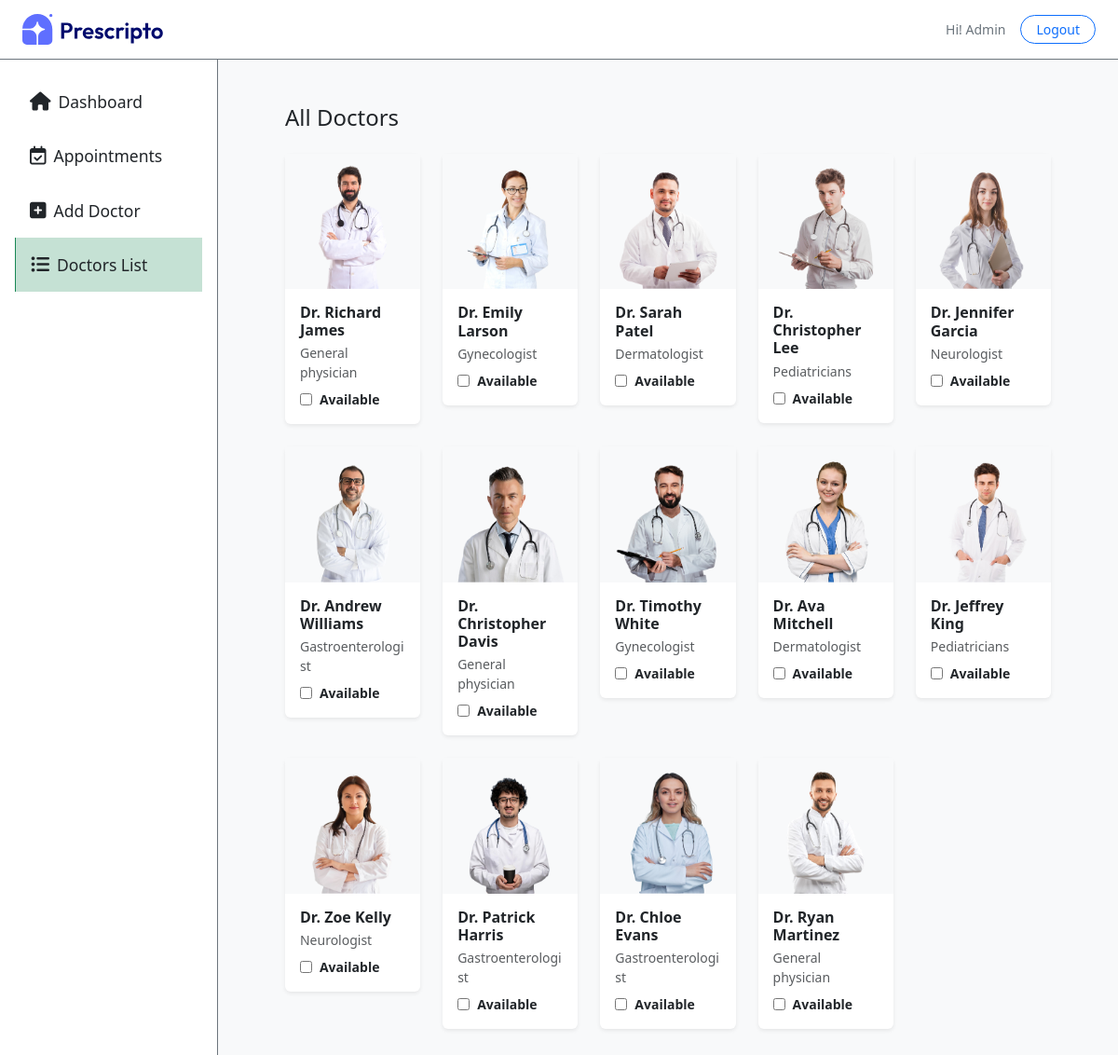
Page /doctor_list/ (signed in) on the committed database.
### appointment/models.py (models this page shows, shortened)
class Doctor(models.Model):
    image = models.ImageField(upload_to='doctor_image')
    name = models.CharField(max_length=100)
    email = models.EmailField()
    username = models.CharField(max_length=255, unique=True)
    password = models.CharField(max_length=100)
    experience = models.IntegerField()
    fees = models.FloatField()
    category = models.ForeignKey(Category, on_delete=models.CASCADE)
    degree = models.CharField(max_length=50)
    about = models.TextField()
    address = models.TextField()

class Category(models.Model):
    name = models.CharField(max_length=100)
    def __str__(self):
        return self.name

### appointment/views.py (the view)
# urls.py: path('doctor_list/', views.doctor_list, name='doctor_list'),
@login_required(login_url=('/dash_login'))
@staff_member_required
def doctor_list(request):
    doctors = Doctor.objects.all()
    return render(request, 'dashboard/doctor_list.html', {'doctors': doctors, 'action': 'doctor_list', "role" : "admin"})

### templates/dashboard/doctor_list.html
{% extends "dashboard/layout.html" %}
{% load static %}
{% block contant %}
    <section class='w-100 p-5 bg-light'>
        <h3 class='mb-4 fs-4 ms-4'>All Doctors</h3>
        <div class="row row-cols-2 row-cols-sm-5 g-4 px-4">
            {% for doctor in doctors %}
                <div class="col">
                    <div class="card border-0 rounded shadow-sm">
                        <div class="bg-light d-flex justify-content-center aaa" >
                        <img src="{{  doctor.image.url  }}" alt="Doctor" class="img-fluid"
                            style="width: 180px; object-fit: contain;">
                        </div>
                        <div class="card-body pb-3">
                            <h6 class="card-title fw-bold mb-1">{{ doctor.name }}</h6>
                            <p class="text-muted small mb-2">{{ doctor.category }}</p>
                            <div class='d-flex align-items-center'>
                                <input type="checkbox" name="available" class='active me-2' id="available">
                                <p class="small fw-bold m-0">
                                    Available
                                </p>
                            </div>
                        </div>
                    </div>
                </div>
            {% endfor %}
        </div>
    </section>
{% endblock %}

### rows in the picture
Doctor: image (picture), name "Dr. Richard James", category "General physician"
Doctor: image (picture), name "Dr. Emily Larson", category "Gynecologist"
Doctor: image (picture), name "Dr. Sarah Patel", category "Dermatologist"
Doctor: image (picture), name "Dr. Christopher Lee", category "Pediatricians"
Doctor: image (picture), name "Dr. Jennifer Garcia", category "Neurologist"
Doctor: image (picture), name "Dr. Andrew Williams", category "Gastroenterologist"
Doctor: image (picture), name "Dr. Christopher Davis", category "General physician"
Doctor: image (picture), name "Dr. Timothy White", category "Gynecologist"
Doctor: image (picture), name "Dr. Ava Mitchell", category "Dermatologist"
Doctor: image (picture), name "Dr. Jeffrey King", category "Pediatricians"
Doctor: image (picture), name "Dr. Zoe Kelly", category "Neurologist"
Doctor: image (picture), name "Dr. Patrick Harris", category "Gastroenterologist"
Doctor: image (picture), name "Dr. Chloe Evans", category "Gastroenterologist"
Doctor: image (picture), name "Dr. Ryan Martinez", category "General physician"
